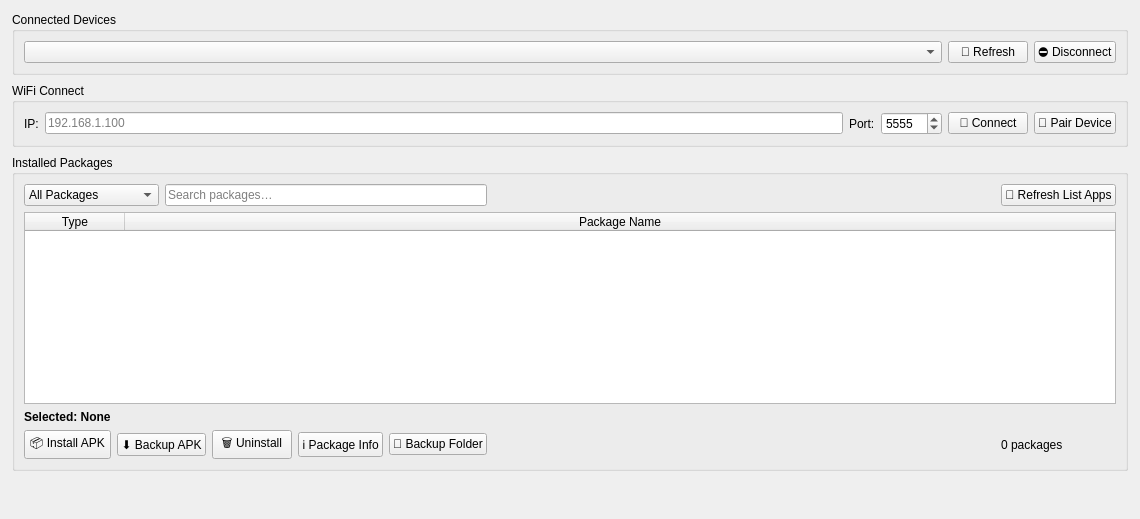
      <widget class="QWidget" name="tabAdb">
       <attribute name="title">
        <string>📡 ADB Manager</string>
       </attribute>
       <layout class="QVBoxLayout" name="adbMainLayout">
        <property name="spacing">
         <number>8</number>
        </property>
        <property name="leftMargin">
         <number>12</number>
        </property>
        <property name="topMargin">
         <number>12</number>
        </property>
        <property name="rightMargin">
         <number>12</number>
        </property>
        <property name="bottomMargin">
         <number>8</number>
        </property>
        <item>
         <widget class="QGroupBox" name="grpDevices">
          <property name="title">
           <string>Connected Devices</string>
          </property>
          <layout class="QGridLayout" name="gridLayout">
           <item row="0" column="2">
            <widget class="QPushButton" name="btnDisconnect">
             <property name="text">
              <string>⛔ Disconnect</string>
             </property>
            </widget>
           </item>
           <item row="0" column="1">
            <widget class="QPushButton" name="btnRefreshDevices">
             <property name="text">
              <string>🔄 Refresh</string>
             </property>
            </widget>
           </item>
           <item row="0" column="0">
            <widget class="QComboBox" name="cmbDevices">
             <property name="sizePolicy">
              <sizepolicy hsizetype="Expanding" vsizetype="Preferred">
               <horstretch>0</horstretch>
               <verstretch>0</verstretch>
              </sizepolicy>
             </property>
            </widget>
           </item>
          </layout>
         </widget>
        </item>
        <item>
         <widget class="QGroupBox" name="grpWifi">
          <property name="title">
           <string>WiFi Connect</string>
          </property>
          <layout class="QHBoxLayout" name="wifiLayout">
           <item>
            <widget class="QLabel" name="lblWifi1">
             <property name="text">
              <string>IP:</string>
             </property>
            </widget>
           </item>
           <item>
            <widget class="QLineEdit" name="leWifiIp">
             <property name="placeholderText">
              <string>192.168.1.100</string>
             </property>
            </widget>
           </item>
           <item>
            <widget class="QLabel" name="lblWifi2">
             <property name="text">
              <string>Port:</string>
             </property>
            </widget>
           </item>
           <item>
            <widget class="QSpinBox" name="spnWifiPort">
             <property name="minimum">
              <number>1</number>
             </property>
             <property name="maximum">
              <number>65535</number>
             </property>
             <property name="value">
              <number>5555</number>
             </property>
            </widget>
           </item>
           <item>
            <widget class="QPushButton" name="btnConnectWifi">
             <property name="text">
              <string>📡 Connect</string>
             </property>
            </widget>
           </item>
           <item>
            <widget class="QPushButton" name="btnWifiPair">
             <property name="text">
              <string>🔗 Pair Device</string>
             </property>
            </widget>
           </item>
          </layout>
         </widget>
        </item>
        <item>
         <widget class="QGroupBox" name="grpPackages">
          <property name="sizePolicy">
           <sizepolicy hsizetype="Expanding" vsizetype="Expanding">
            <horstretch>0</horstretch>
            <verstretch>0</verstretch>
           </sizepolicy>
          </property>
          <property name="title">
           <string>Installed Packages</string>
          </property>
          <layout class="QGridLayout" name="gridLayout_2">
           <item row="3" column="6">
            <widget class="QPushButton" name="btnOpenBackupDir">
             <property name="text">
              <string>📂 Backup Folder</string>
             </property>
            </widget>
           </item>
           <item row="3" column="5">
            <widget class="QPushButton" name="btnPackageInfo">
             <property name="text">
              <string>ℹ Package Info</string>
             </property>
            </widget>
           </item>
           <item row="0" column="2" colspan="5">
            <widget class="QLineEdit" name="lePackageSearch">
             <property name="placeholderText">
              <string>Search packages…</string>
             </property>
            </widget>
           </item>
           <item row="2" column="0">
            <widget class="QLabel" name="lblPackageSelected">
             <property name="font">
              <font>
               <bold>true</bold>
              </font>
             </property>
             <property name="text">
              <string>Selected: None</string>
             </property>
            </widget>
           </item>
           <item row="0" column="0" colspan="2">
            <widget class="QComboBox" name="cmbPackageFilter">
             <item>
              <property name="text">
               <string>All Packages</string>
              </property>
             </item>
             <item>
              <property name="text">
               <string>User Only</string>
              </property>
             </item>
             <item>
              <property name="text">
               <string>System Only</string>
              </property>
             </item>
            </widget>
           </item>
           <item row="3" column="7">
            <spacer name="packagesSpacer">
             <property name="orientation">
              <enum>Qt::Horizontal</enum>
             </property>
             <property name="sizeHint" stdset="0">
              <size>
               <width>502</width>
               <height>13</height>
              </size>
             </property>
            </spacer>
           </item>
           <item row="1" column="0" colspan="9">
            <widget class="QTableWidget" name="tblPackages">
             <property name="sizePolicy">
              <sizepolicy hsizetype="Preferred" vsizetype="Preferred">
               <horstretch>0</horstretch>
               <verstretch>0</verstretch>
              </sizepolicy>
             </property>
             <property name="minimumSize">
              <size>
               <width>0</width>
               <height>0</height>
              </size>
             </property>
             <property name="editTriggers">
              <set>QAbstractItemView::NoEditTriggers</set>
             </property>
             <property name="alternatingRowColors">
              <bool>true</bool>
             </property>
             <property name="selectionMode">
              <enum>QAbstractItemView::SingleSelection</enum>
             </property>
             <property name="selectionBehavior">
              <enum>QAbstractItemView::SelectRows</enum>
             </property>
             <attribute name="horizontalHeaderStretchLastSection">
              <bool>true</bool>
             </attribute>
             <attribute name="verticalHeaderVisible">
              <bool>false</bool>
             </attribute>
             <column>
              <property name="text">
               <string>Type</string>
              </property>
             </column>
             <column>
              <property name="text">
               <string>Package Name</string>
              </property>
             </column>
            </widget>
           </item>
           <item row="3" column="0">
            <widget class="QPushButton" name="btnInstallApk">
             <property name="text">
              <string>📦 Install APK</string>
             </property>
            </widget>
           </item>
           <item row="3" column="3" colspan="2">
            <widget class="QPushButton" name="btnUninstall">
             <property name="text">
              <string>🗑 Uninstall</string>
             </property>
            </widget>
           </item>
           <item row="3" column="8">
            <widget class="QLabel" name="lblPackageCount">
             <property name="text">
              <string>0 packages</string>
             </property>
            </widget>
           </item>
           <item row="3" column="1" colspan="2">
            <widget class="QPushButton" name="btnBackupApk">
             <property name="text">
              <string>⬇ Backup APK</string>
             </property>
            </widget>
           </item>
           <item row="0" column="8">
            <widget class="QPushButton" name="btnRefreshPackages">
             <property name="text">
              <string>🔄 Refresh List Apps</string>
             </property>
            </widget>
           </item>
          </layout>
         </widget>
        </item>
        <item>
         <spacer name="verticalSpacer">
          <property name="orientation">
           <enum>Qt::Vertical</enum>
          </property>
          <property name="sizeHint" stdset="0">
           <size>
            <width>20</width>
            <height>40</height>
           </size>
          </property>
         </spacer>
        </item>
       </layout>
      </widget>
